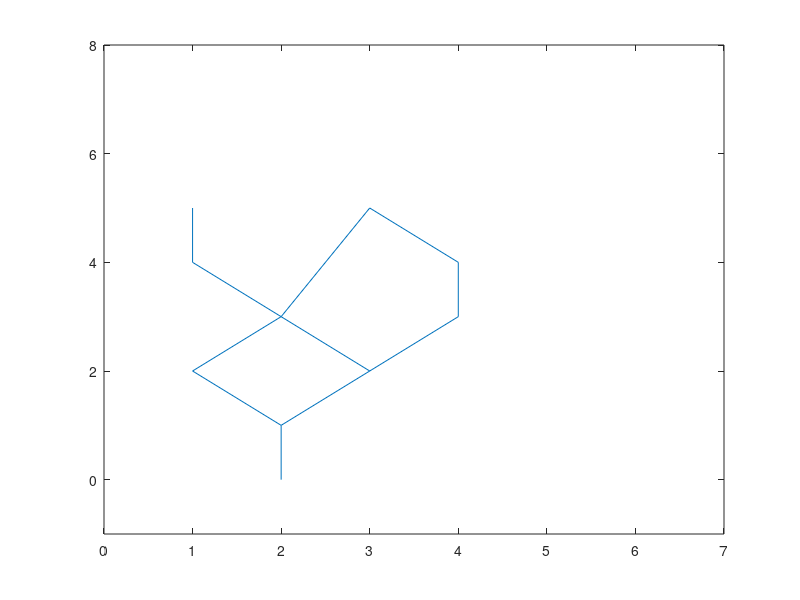

Recreate this plot in MATLAB. (Note: this script raises an error after producing the figure.)
%% make a test graph for exposition purposes. 
clear
close all;

num_nodes = 10;
adjacency_matrix1 = zeros(num_nodes);
% (i,j). i is predecessor of j. 
col_sub = [1,2,2,3,4,5,5,6,7,8,9];
row_sub = [3,4,5,5,6,7,8,8,9,9,10];
level = [5,5,4,4,3,3,2,2,1,0];
x_pos = [1,3,1,4,2,4,1,3,2,2];
xy = [x_pos; level]';
adjacency_matrix1(sub2ind([num_nodes,num_nodes], row_sub, col_sub)) = 1;
gplot(adjacency_matrix1,xy);
axis([0,7,-1,8]);
[free_red, free_green, parent, bottleneck_node, ownership] = DDFS2(adjacency_matrix1,  level,  1, 2, xy);             

%%
% num_nodes = 10;
% adjacency_matrix2 = zeros(num_nodes);
% row_sub = [1,2,2,3,3,4,4,5,5,6,6,6,6,7,7,8,8,8 ,9,10];
% col_sub = [3,4,5,1,6,2,6,2,8,3,4,7,8,6,9,5,6,10,7,8 ];
% height = [4,4,3,3,3,2,1,1,0,0];
% x_pos = [1,3,1,2,3,2,1,2,1,2];
% xy = [x_pos; height]';
% adjacency_matrix2(sub2ind([num_nodes,num_nodes], row_sub, col_sub)) = 1;
% run2 = DDFS(adjacency_matrix2, height, 1, 2, xy);
% 
% %%
% num_nodes = 12;
% adjacency_matrix3 = zeros(num_nodes);
% row_sub = [1,1,2,2,3,3,3,4,4,5,5,6,6,7,7,7,8,8 ,9,9,9, 9,10,10,11,11,11,12];
% col_sub = [2,3,1,5,1,6,7,7,8,2,9,3,9,3,4,9,4,10,5,6,7,11,8 ,11, 9,10,12,11];
% height = [5,4,4,4,3,3,3,3,2,2,1,0];
% x_pos = [1,1,2,4,1,2,3,4,2,3,2,2];
% xy = [x_pos; height]';
% adjacency_matrix3(sub2ind([num_nodes,num_nodes], row_sub, col_sub)) = 1;
% run3 = DDFS(adjacency_matrix3, height, 1, 4, xy);
% 
% %%
% num_nodes = 9;
% adjacency_matrix4 = zeros(num_nodes);
% row_sub = [1,1,2,3,3,4,4,5,5,6,6,7,7,7,8,8,8,9];
% col_sub = [3,7,4,1,6,2,5,4,7,3,8,1,5,8,6,7,9,8];
% height = [5,5,4,4,3,2,2,1,0];
% x_pos = [2,4,1,4,3,1,2,2,2];
% xy = [x_pos; height]';
% adjacency_matrix4(sub2ind([num_nodes,num_nodes], row_sub, col_sub)) = 1;
% run4 = DDFS(adjacency_matrix4, height, 1, 2, xy);
% 
% 
% %%
% num_nodes = 10;
% adjacency_matrix = zeros(num_nodes);
% row_sub = [1,1,1,1,2,2,2,3,3,4,4,4,5,5,5,6,6,7, 7,8, 8,9,10,10];
% col_sub = [2,3,4,5,1,4,5,1,6,1,2,7,1,2,8,3,9,4,10,5,10,6, 7, 8];
% height = [3,3,2,2,2,1,1,1,0,0];
% x_pos = [2,3,1,2,3,1,2,3,1,2];
% xy = [x_pos;height]';
% adjacency_matrix(sub2ind([num_nodes,num_nodes], row_sub, col_sub)) = 1;
% [free_red, free_green, bottleneck_node, ownership] = DDFS(adjacency_matrix, height, 1, 2);
% path = FINDPATH(adjacency_matrix, 1, free_red, ownership, height);
